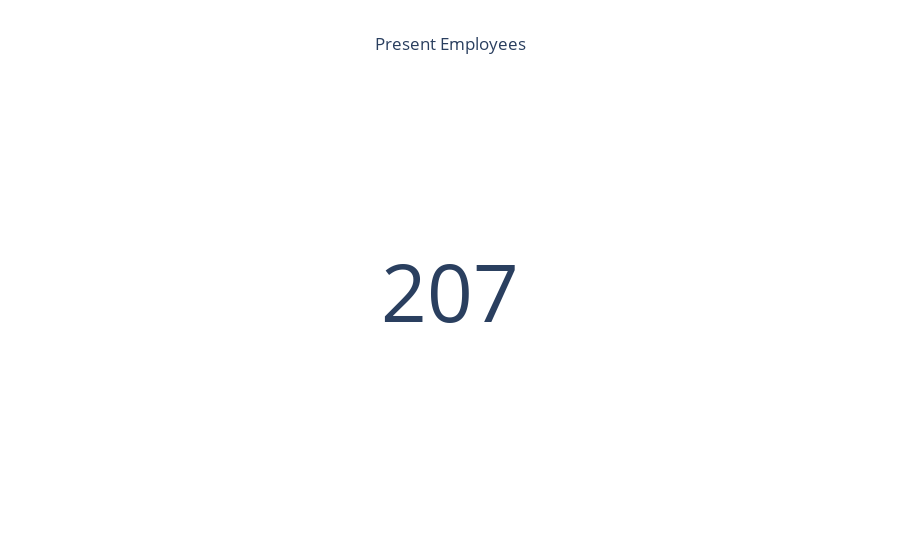

The cell this chart's notebook holds for it:
### Code cell
data = [go.Indicator(mode = 'number', value = present_emp)]
layout = go.Layout(title = dict(text = 'Present Employees', x = 0.5 ))
fig2 = go.Figure(data = data, layout = layout)
fig2.show()

### Figure 1 — Plotly figure (JSON) as saved in the notebook; plotly's stock layout.template omitted (floating-point values rounded to 4 significant figures)
{"data": [{"mode": "number", "type": "indicator", "value": 207}], "layout": {"title": {"text": "Present Employees", "x": 0.5}}}
